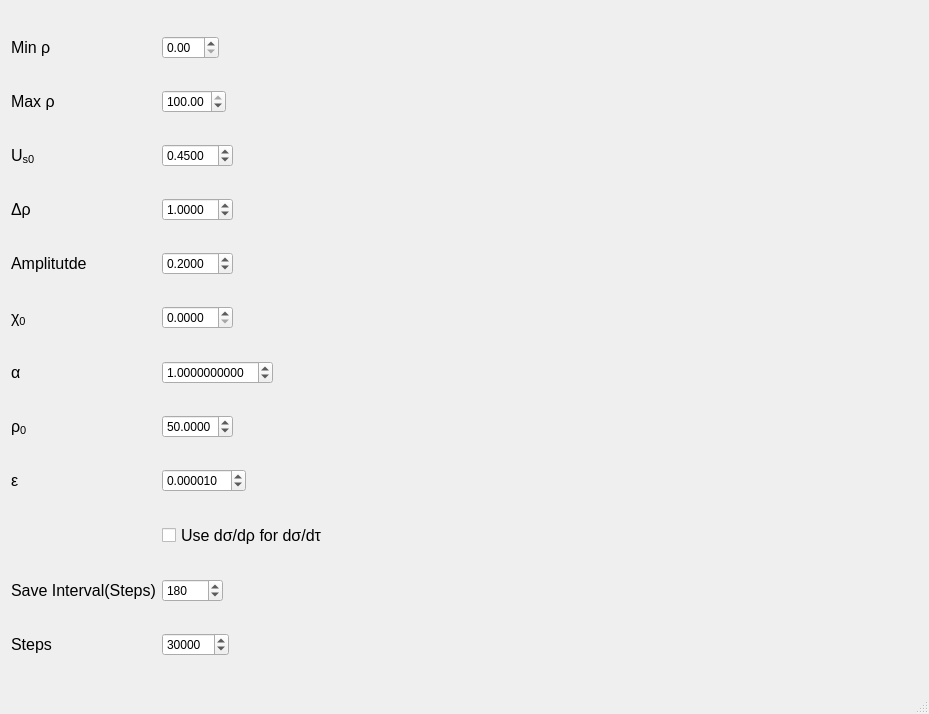
<?xml version="1.0" encoding="UTF-8"?>
<ui version="4.0">
 <class>MainWindowClass</class>
 <widget class="QMainWindow" name="MainWindowClass">
  <property name="geometry">
   <rect>
    <x>0</x>
    <y>0</y>
    <width>929</width>
    <height>714</height>
   </rect>
  </property>
  <property name="windowTitle">
   <string>MainWindow</string>
  </property>
  <widget class="QWidget" name="centralWidget">
   <layout class="QHBoxLayout" name="horizontalLayout_13">
    <item>
     <layout class="QVBoxLayout" name="verticalLayout">
      <item>
       <layout class="QGridLayout" name="gridLayout">
        <item row="5" column="0">
         <widget class="QLabel" name="label_3">
          <property name="sizePolicy">
           <sizepolicy hsizetype="Fixed" vsizetype="Preferred">
            <horstretch>0</horstretch>
            <verstretch>0</verstretch>
           </sizepolicy>
          </property>
          <property name="font">
           <font>
            <pointsize>12</pointsize>
           </font>
          </property>
          <property name="text">
           <string>&lt;html&gt;&lt;head/&gt;&lt;body&gt;&lt;p&gt;U&lt;span style=&quot; vertical-align:sub;&quot;&gt;s0&lt;/span&gt;&lt;/p&gt;&lt;/body&gt;&lt;/html&gt;</string>
          </property>
         </widget>
        </item>
        <item row="3" column="0">
         <widget class="QLabel" name="label_2">
          <property name="sizePolicy">
           <sizepolicy hsizetype="Fixed" vsizetype="Preferred">
            <horstretch>0</horstretch>
            <verstretch>0</verstretch>
           </sizepolicy>
          </property>
          <property name="font">
           <font>
            <pointsize>12</pointsize>
           </font>
          </property>
          <property name="text">
           <string>Max ρ</string>
          </property>
         </widget>
        </item>
        <item row="3" column="1">
         <widget class="QDoubleSpinBox" name="m_maxRho">
          <property name="sizePolicy">
           <sizepolicy hsizetype="Fixed" vsizetype="Fixed">
            <horstretch>0</horstretch>
            <verstretch>0</verstretch>
           </sizepolicy>
          </property>
          <property name="maximum">
           <double>100.000000000000000</double>
          </property>
          <property name="singleStep">
           <double>0.010000000000000</double>
          </property>
          <property name="value">
           <double>100.000000000000000</double>
          </property>
         </widget>
        </item>
        <item row="7" column="0">
         <widget class="QLabel" name="label_8">
          <property name="sizePolicy">
           <sizepolicy hsizetype="Fixed" vsizetype="Preferred">
            <horstretch>0</horstretch>
            <verstretch>0</verstretch>
           </sizepolicy>
          </property>
          <property name="font">
           <font>
            <pointsize>12</pointsize>
           </font>
          </property>
          <property name="text">
           <string>Δρ</string>
          </property>
         </widget>
        </item>
        <item row="5" column="1">
         <widget class="QDoubleSpinBox" name="m_uS0">
          <property name="sizePolicy">
           <sizepolicy hsizetype="Fixed" vsizetype="Fixed">
            <horstretch>0</horstretch>
            <verstretch>0</verstretch>
           </sizepolicy>
          </property>
          <property name="decimals">
           <number>4</number>
          </property>
          <property name="singleStep">
           <double>0.050000000000000</double>
          </property>
          <property name="value">
           <double>0.450000000000000</double>
          </property>
         </widget>
        </item>
        <item row="7" column="1">
         <widget class="QDoubleSpinBox" name="m_deltaRho">
          <property name="sizePolicy">
           <sizepolicy hsizetype="Fixed" vsizetype="Fixed">
            <horstretch>0</horstretch>
            <verstretch>0</verstretch>
           </sizepolicy>
          </property>
          <property name="decimals">
           <number>4</number>
          </property>
          <property name="singleStep">
           <double>0.010000000000000</double>
          </property>
          <property name="value">
           <double>1.000000000000000</double>
          </property>
         </widget>
        </item>
        <item row="9" column="1">
         <widget class="QDoubleSpinBox" name="m_amplitude">
          <property name="sizePolicy">
           <sizepolicy hsizetype="Fixed" vsizetype="Fixed">
            <horstretch>0</horstretch>
            <verstretch>0</verstretch>
           </sizepolicy>
          </property>
          <property name="decimals">
           <number>4</number>
          </property>
          <property name="singleStep">
           <double>0.010000000000000</double>
          </property>
          <property name="value">
           <double>0.200000000000000</double>
          </property>
         </widget>
        </item>
        <item row="11" column="0">
         <widget class="QLabel" name="label_10">
          <property name="sizePolicy">
           <sizepolicy hsizetype="Fixed" vsizetype="Preferred">
            <horstretch>0</horstretch>
            <verstretch>0</verstretch>
           </sizepolicy>
          </property>
          <property name="font">
           <font>
            <pointsize>12</pointsize>
           </font>
          </property>
          <property name="text">
           <string>&lt;html&gt;&lt;head/&gt;&lt;body&gt;&lt;p&gt;χ&lt;span style=&quot; vertical-align:sub;&quot;&gt;0&lt;/span&gt;&lt;/p&gt;&lt;/body&gt;&lt;/html&gt;</string>
          </property>
         </widget>
        </item>
        <item row="11" column="1">
         <widget class="QDoubleSpinBox" name="m_chi0">
          <property name="sizePolicy">
           <sizepolicy hsizetype="Fixed" vsizetype="Fixed">
            <horstretch>0</horstretch>
            <verstretch>0</verstretch>
           </sizepolicy>
          </property>
          <property name="decimals">
           <number>4</number>
          </property>
         </widget>
        </item>
        <item row="13" column="0">
         <widget class="QLabel" name="label_9">
          <property name="sizePolicy">
           <sizepolicy hsizetype="Fixed" vsizetype="Preferred">
            <horstretch>0</horstretch>
            <verstretch>0</verstretch>
           </sizepolicy>
          </property>
          <property name="font">
           <font>
            <pointsize>12</pointsize>
           </font>
          </property>
          <property name="text">
           <string>α</string>
          </property>
         </widget>
        </item>
        <item row="13" column="1">
         <widget class="QDoubleSpinBox" name="m_alpha">
          <property name="sizePolicy">
           <sizepolicy hsizetype="Fixed" vsizetype="Fixed">
            <horstretch>0</horstretch>
            <verstretch>0</verstretch>
           </sizepolicy>
          </property>
          <property name="decimals">
           <number>10</number>
          </property>
          <property name="minimum">
           <double>-2.000000000000000</double>
          </property>
          <property name="singleStep">
           <double>0.010000000000000</double>
          </property>
          <property name="value">
           <double>1.000000000000000</double>
          </property>
         </widget>
        </item>
        <item row="15" column="0">
         <widget class="QLabel" name="label_4">
          <property name="sizePolicy">
           <sizepolicy hsizetype="Fixed" vsizetype="Preferred">
            <horstretch>0</horstretch>
            <verstretch>0</verstretch>
           </sizepolicy>
          </property>
          <property name="font">
           <font>
            <pointsize>12</pointsize>
           </font>
          </property>
          <property name="text">
           <string>&lt;html&gt;&lt;head/&gt;&lt;body&gt;&lt;p&gt;ρ&lt;span style=&quot; vertical-align:sub;&quot;&gt;0&lt;/span&gt;&lt;/p&gt;&lt;/body&gt;&lt;/html&gt;</string>
          </property>
         </widget>
        </item>
        <item row="20" column="1">
         <widget class="QCheckBox" name="m_dSigdTauFlag">
          <property name="font">
           <font>
            <pointsize>12</pointsize>
           </font>
          </property>
          <property name="text">
           <string>Use dσ/dρ for dσ/dτ</string>
          </property>
         </widget>
        </item>
        <item row="9" column="0">
         <widget class="QLabel" name="label_11">
          <property name="sizePolicy">
           <sizepolicy hsizetype="Fixed" vsizetype="Preferred">
            <horstretch>0</horstretch>
            <verstretch>0</verstretch>
           </sizepolicy>
          </property>
          <property name="font">
           <font>
            <pointsize>12</pointsize>
           </font>
          </property>
          <property name="text">
           <string>Amplitutde</string>
          </property>
         </widget>
        </item>
        <item row="22" column="0">
         <widget class="QLabel" name="label_5">
          <property name="sizePolicy">
           <sizepolicy hsizetype="Fixed" vsizetype="Preferred">
            <horstretch>0</horstretch>
            <verstretch>0</verstretch>
           </sizepolicy>
          </property>
          <property name="font">
           <font>
            <pointsize>12</pointsize>
           </font>
          </property>
          <property name="text">
           <string>Save Interval(Steps)</string>
          </property>
         </widget>
        </item>
        <item row="22" column="1">
         <widget class="QSpinBox" name="m_saveInterval">
          <property name="sizePolicy">
           <sizepolicy hsizetype="Fixed" vsizetype="Fixed">
            <horstretch>0</horstretch>
            <verstretch>0</verstretch>
           </sizepolicy>
          </property>
          <property name="maximum">
           <number>50000</number>
          </property>
          <property name="value">
           <number>180</number>
          </property>
         </widget>
        </item>
        <item row="24" column="1">
         <widget class="QSpinBox" name="m_steps">
          <property name="sizePolicy">
           <sizepolicy hsizetype="Fixed" vsizetype="Fixed">
            <horstretch>0</horstretch>
            <verstretch>0</verstretch>
           </sizepolicy>
          </property>
          <property name="maximum">
           <number>50000000</number>
          </property>
          <property name="value">
           <number>30000</number>
          </property>
         </widget>
        </item>
        <item row="24" column="0">
         <widget class="QLabel" name="label_6">
          <property name="sizePolicy">
           <sizepolicy hsizetype="Fixed" vsizetype="Preferred">
            <horstretch>0</horstretch>
            <verstretch>0</verstretch>
           </sizepolicy>
          </property>
          <property name="font">
           <font>
            <pointsize>12</pointsize>
           </font>
          </property>
          <property name="text">
           <string>Steps</string>
          </property>
         </widget>
        </item>
        <item row="1" column="0">
         <widget class="QLabel" name="label">
          <property name="sizePolicy">
           <sizepolicy hsizetype="Fixed" vsizetype="Preferred">
            <horstretch>0</horstretch>
            <verstretch>0</verstretch>
           </sizepolicy>
          </property>
          <property name="font">
           <font>
            <pointsize>12</pointsize>
           </font>
          </property>
          <property name="text">
           <string>Min ρ</string>
          </property>
         </widget>
        </item>
        <item row="23" column="0">
         <spacer name="verticalSpacer_13">
          <property name="orientation">
           <enum>Qt::Vertical</enum>
          </property>
          <property name="sizeHint" stdset="0">
           <size>
            <width>20</width>
            <height>40</height>
           </size>
          </property>
         </spacer>
        </item>
        <item row="19" column="0">
         <spacer name="verticalSpacer_12">
          <property name="orientation">
           <enum>Qt::Vertical</enum>
          </property>
          <property name="sizeHint" stdset="0">
           <size>
            <width>20</width>
            <height>40</height>
           </size>
          </property>
         </spacer>
        </item>
        <item row="16" column="0">
         <spacer name="verticalSpacer_10">
          <property name="orientation">
           <enum>Qt::Vertical</enum>
          </property>
          <property name="sizeHint" stdset="0">
           <size>
            <width>20</width>
            <height>40</height>
           </size>
          </property>
         </spacer>
        </item>
        <item row="12" column="0">
         <spacer name="verticalSpacer_8">
          <property name="orientation">
           <enum>Qt::Vertical</enum>
          </property>
          <property name="sizeHint" stdset="0">
           <size>
            <width>20</width>
            <height>40</height>
           </size>
          </property>
         </spacer>
        </item>
        <item row="4" column="0">
         <spacer name="verticalSpacer_4">
          <property name="orientation">
           <enum>Qt::Vertical</enum>
          </property>
          <property name="sizeHint" stdset="0">
           <size>
            <width>20</width>
            <height>40</height>
           </size>
          </property>
         </spacer>
        </item>
        <item row="6" column="0">
         <spacer name="verticalSpacer_3">
          <property name="orientation">
           <enum>Qt::Vertical</enum>
          </property>
          <property name="sizeHint" stdset="0">
           <size>
            <width>20</width>
            <height>40</height>
           </size>
          </property>
         </spacer>
        </item>
        <item row="1" column="1">
         <widget class="QDoubleSpinBox" name="m_minRho">
          <property name="sizePolicy">
           <sizepolicy hsizetype="Fixed" vsizetype="Fixed">
            <horstretch>0</horstretch>
            <verstretch>0</verstretch>
           </sizepolicy>
          </property>
          <property name="minimum">
           <double>0.000000000000000</double>
          </property>
          <property name="singleStep">
           <double>0.010000000000000</double>
          </property>
          <property name="value">
           <double>0.000000000000000</double>
          </property>
         </widget>
        </item>
        <item row="0" column="0">
         <spacer name="verticalSpacer_6">
          <property name="orientation">
           <enum>Qt::Vertical</enum>
          </property>
          <property name="sizeHint" stdset="0">
           <size>
            <width>20</width>
            <height>40</height>
           </size>
          </property>
         </spacer>
        </item>
        <item row="2" column="0">
         <spacer name="verticalSpacer_5">
          <property name="orientation">
           <enum>Qt::Vertical</enum>
          </property>
          <property name="sizeHint" stdset="0">
           <size>
            <width>20</width>
            <height>40</height>
           </size>
          </property>
         </spacer>
        </item>
        <item row="8" column="0">
         <spacer name="verticalSpacer_2">
          <property name="orientation">
           <enum>Qt::Vertical</enum>
          </property>
          <property name="sizeHint" stdset="0">
           <size>
            <width>20</width>
            <height>40</height>
           </size>
          </property>
         </spacer>
        </item>
        <item row="25" column="0">
         <spacer name="verticalSpacer_11">
          <property name="orientation">
           <enum>Qt::Vertical</enum>
          </property>
          <property name="sizeHint" stdset="0">
           <size>
            <width>20</width>
            <height>40</height>
           </size>
          </property>
         </spacer>
        </item>
        <item row="14" column="0">
         <spacer name="verticalSpacer_9">
          <property name="orientation">
           <enum>Qt::Vertical</enum>
          </property>
          <property name="sizeHint" stdset="0">
           <size>
            <width>20</width>
            <height>40</height>
           </size>
          </property>
         </spacer>
        </item>
        <item row="10" column="0">
         <spacer name="verticalSpacer">
          <property name="orientation">
           <enum>Qt::Vertical</enum>
          </property>
          <property name="sizeHint" stdset="0">
           <size>
            <width>20</width>
            <height>40</height>
           </size>
          </property>
         </spacer>
        </item>
        <item row="18" column="1">
         <widget class="QDoubleSpinBox" name="m_epsilon">
          <property name="sizePolicy">
           <sizepolicy hsizetype="Fixed" vsizetype="Fixed">
            <horstretch>0</horstretch>
            <verstretch>0</verstretch>
           </sizepolicy>
          </property>
          <property name="decimals">
           <number>6</number>
          </property>
          <property name="singleStep">
           <double>0.000010000000000</double>
          </property>
          <property name="value">
           <double>0.000010000000000</double>
          </property>
         </widget>
        </item>
        <item row="18" column="0">
         <widget class="QLabel" name="label_7">
          <property name="sizePolicy">
           <sizepolicy hsizetype="Fixed" vsizetype="Preferred">
            <horstretch>0</horstretch>
            <verstretch>0</verstretch>
           </sizepolicy>
          </property>
          <property name="font">
           <font>
            <pointsize>12</pointsize>
           </font>
          </property>
          <property name="text">
           <string>ε</string>
          </property>
         </widget>
        </item>
        <item row="15" column="1">
         <widget class="QDoubleSpinBox" name="m_rho0">
          <property name="sizePolicy">
           <sizepolicy hsizetype="Fixed" vsizetype="Fixed">
            <horstretch>0</horstretch>
            <verstretch>0</verstretch>
           </sizepolicy>
          </property>
          <property name="decimals">
           <number>4</number>
          </property>
          <property name="singleStep">
           <double>0.010000000000000</double>
          </property>
          <property name="value">
           <double>50.000000000000000</double>
          </property>
         </widget>
        </item>
        <item row="21" column="0">
         <spacer name="verticalSpacer_7">
          <property name="orientation">
           <enum>Qt::Vertical</enum>
          </property>
          <property name="sizeHint" stdset="0">
           <size>
            <width>20</width>
            <height>40</height>
           </size>
          </property>
         </spacer>
        </item>
       </layout>
      </item>
     </layout>
    </item>
    <item>
     <layout class="QHBoxLayout" name="horizontalLayout_14">
      <item>
       <widget class="QCustomPlot" name="m_inputPlot" native="true">
        <property name="sizePolicy">
         <sizepolicy hsizetype="Preferred" vsizetype="Preferred">
          <horstretch>0</horstretch>
          <verstretch>0</verstretch>
         </sizepolicy>
        </property>
       </widget>
      </item>
     </layout>
    </item>
   </layout>
  </widget>
  <widget class="QStatusBar" name="statusBar"/>
 </widget>
 <layoutdefault spacing="6" margin="11"/>
 <customwidgets>
  <customwidget>
   <class>QCustomPlot</class>
   <extends>QWidget</extends>
   <header>qcustomplot.h</header>
   <container>1</container>
  </customwidget>
 </customwidgets>
 <resources>
  <include location="MainWindow.qrc"/>
 </resources>
 <connections>
  <connection>
   <sender>m_minRho</sender>
   <signal>valueChanged(double)</signal>
   <receiver>MainWindowClass</receiver>
   <slot>UpdateGraph()</slot>
   <hints>
    <hint type="sourcelabel">
     <x>279</x>
     <y>51</y>
    </hint>
    <hint type="destinationlabel">
     <x>441</x>
     <y>169</y>
    </hint>
   </hints>
  </connection>
  <connection>
   <sender>m_maxRho</sender>
   <signal>valueChanged(double)</signal>
   <receiver>MainWindowClass</receiver>
   <slot>UpdateGraph()</slot>
   <hints>
    <hint type="sourcelabel">
     <x>261</x>
     <y>101</y>
    </hint>
    <hint type="destinationlabel">
     <x>442</x>
     <y>223</y>
    </hint>
   </hints>
  </connection>
  <connection>
   <sender>m_uS0</sender>
   <signal>valueChanged(double)</signal>
   <receiver>MainWindowClass</receiver>
   <slot>UpdateGraph()</slot>
   <hints>
    <hint type="sourcelabel">
     <x>271</x>
     <y>165</y>
    </hint>
    <hint type="destinationlabel">
     <x>446</x>
     <y>278</y>
    </hint>
   </hints>
  </connection>
  <connection>
   <sender>m_deltaRho</sender>
   <signal>valueChanged(double)</signal>
   <receiver>MainWindowClass</receiver>
   <slot>UpdateGraph()</slot>
   <hints>
    <hint type="sourcelabel">
     <x>285</x>
     <y>215</y>
    </hint>
    <hint type="destinationlabel">
     <x>445</x>
     <y>210</y>
    </hint>
   </hints>
  </connection>
  <connection>
   <sender>m_amplitude</sender>
   <signal>valueChanged(double)</signal>
   <receiver>MainWindowClass</receiver>
   <slot>UpdateGraph()</slot>
   <hints>
    <hint type="sourcelabel">
     <x>270</x>
     <y>262</y>
    </hint>
    <hint type="destinationlabel">
     <x>444</x>
     <y>324</y>
    </hint>
   </hints>
  </connection>
  <connection>
   <sender>m_chi0</sender>
   <signal>valueChanged(QString)</signal>
   <receiver>MainWindowClass</receiver>
   <slot>UpdateGraph()</slot>
   <hints>
    <hint type="sourcelabel">
     <x>281</x>
     <y>323</y>
    </hint>
    <hint type="destinationlabel">
     <x>442</x>
     <y>372</y>
    </hint>
   </hints>
  </connection>
  <connection>
   <sender>m_alpha</sender>
   <signal>valueChanged(double)</signal>
   <receiver>MainWindowClass</receiver>
   <slot>UpdateGraph()</slot>
   <hints>
    <hint type="sourcelabel">
     <x>268</x>
     <y>377</y>
    </hint>
    <hint type="destinationlabel">
     <x>441</x>
     <y>430</y>
    </hint>
   </hints>
  </connection>
  <connection>
   <sender>m_rho0</sender>
   <signal>valueChanged(double)</signal>
   <receiver>MainWindowClass</receiver>
   <slot>UpdateGraph()</slot>
   <hints>
    <hint type="sourcelabel">
     <x>280</x>
     <y>434</y>
    </hint>
    <hint type="destinationlabel">
     <x>442</x>
     <y>467</y>
    </hint>
   </hints>
  </connection>
  <connection>
   <sender>m_epsilon</sender>
   <signal>valueChanged(double)</signal>
   <receiver>MainWindowClass</receiver>
   <slot>UpdateGraph()</slot>
   <hints>
    <hint type="sourcelabel">
     <x>287</x>
     <y>475</y>
    </hint>
    <hint type="destinationlabel">
     <x>438</x>
     <y>499</y>
    </hint>
   </hints>
  </connection>
  <connection>
   <sender>m_dSigdTauFlag</sender>
   <signal>toggled(bool)</signal>
   <receiver>MainWindowClass</receiver>
   <slot>UpdateGraph()</slot>
   <hints>
    <hint type="sourcelabel">
     <x>261</x>
     <y>533</y>
    </hint>
    <hint type="destinationlabel">
     <x>454</x>
     <y>538</y>
    </hint>
   </hints>
  </connection>
 </connections>
 <slots>
  <slot>UpdateGraph()</slot>
 </slots>
</ui>
